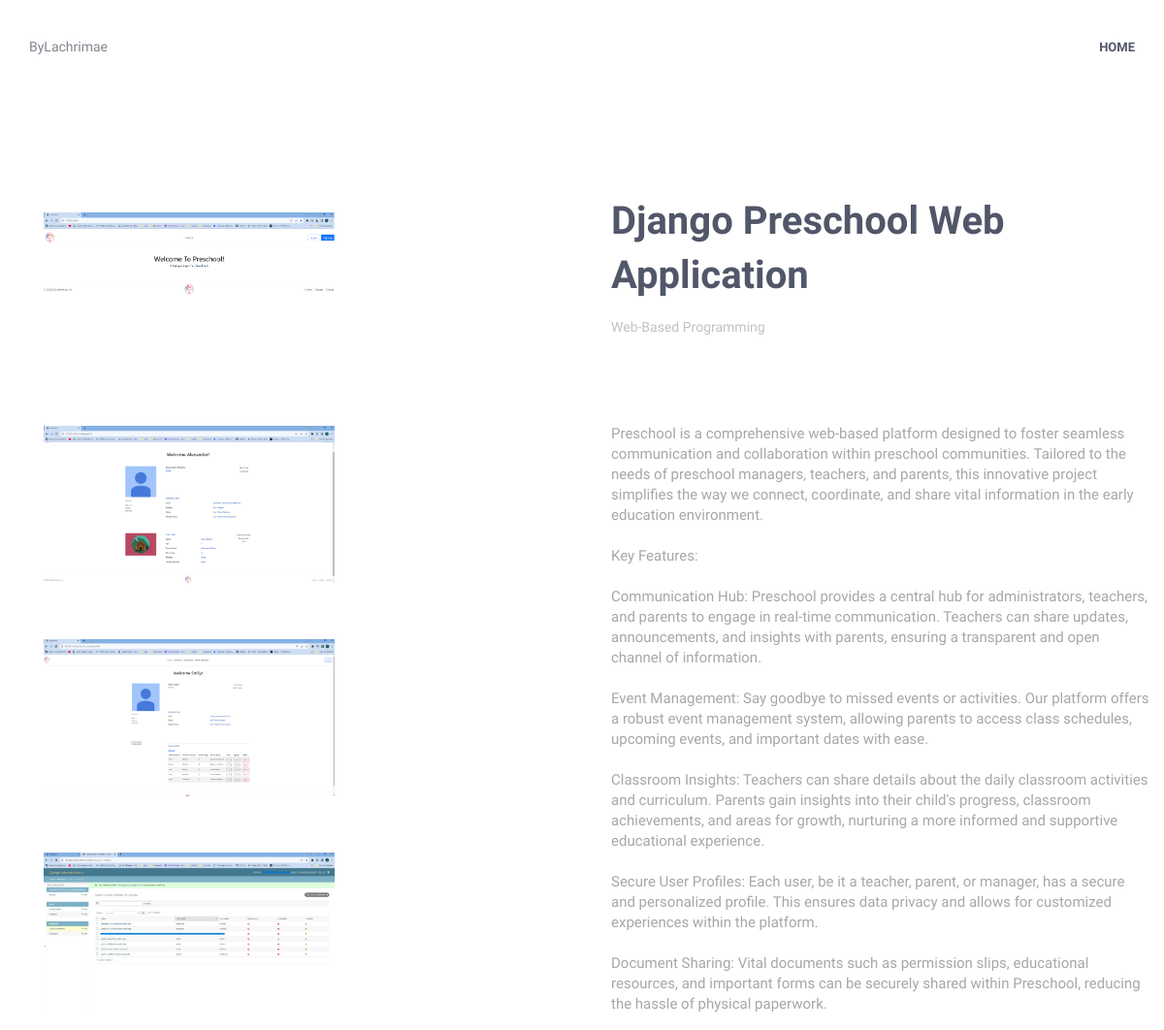
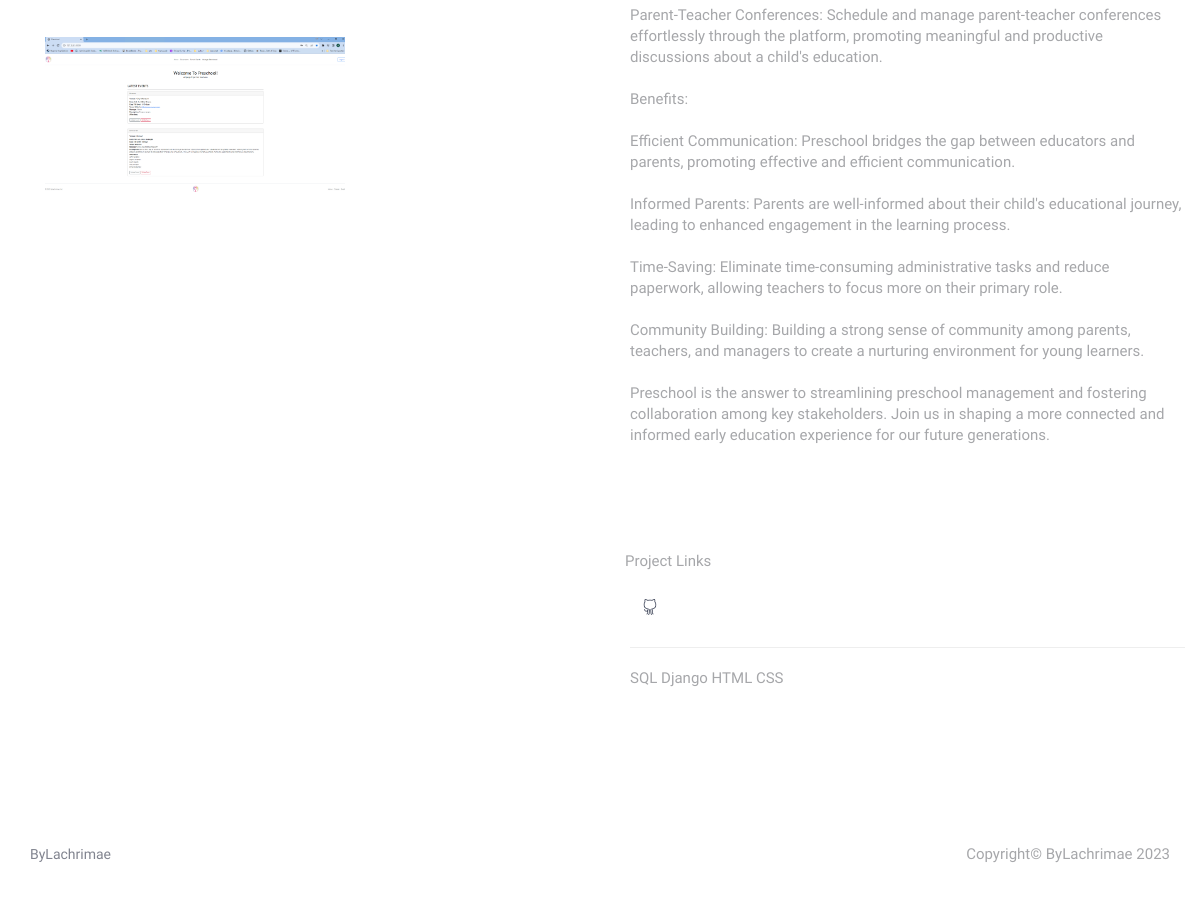
The app's page /project/3 with its own data (2 pictures, top to bottom).
### website/models.py (models this page shows, shortened)
class Project(models.Model):
    title = models.CharField(max_length=250,default='Title')
    title_turkish = models.CharField(max_length=250,default='Turkish Title')
    project_content = models.TextField(blank=True)
    project_content_turkish = models.TextField(blank=True)
    image = models.ImageField(upload_to="uploads/", height_field=None, width_field=None, max_length=None,default=True)
    image2 = models.ImageField(upload_to="uploads/", height_field=None, width_field=None, max_length=None,null=True,blank=True)
    image3 = models.ImageField(upload_to="uploads/", height_field=None, width_field=None, max_length=None,null=True,blank=True)
    image4 = models.ImageField(upload_to="uploads/", height_field=None, width_field=None, max_length=None,null=True,blank=True)
    image5 = models.ImageField(upload_to="uploads/", height_field=None, width_field=None, max_length=None,null=True,blank=True)
    category = models.ForeignKey(Category,on_delete=models.CASCADE)
    programming_languages = models.CharField(max_length=255,default="SQL")
    project_link = models.CharField(max_length=255,null=True,blank=True)
    project_githublink = models.CharField(max_length=255,null=True,blank=True)
    project_playstorelink = models.CharField(max_length=255,null=True,blank=True)

class Category(models.Model):
    title = models.CharField(max_length=150,default='Title')
    title_turkish = models.CharField(max_length=150,default='Turkish Title')
    description = models.TextField(blank=True)
    description_turkish = models.TextField(blank=True)
    created_at = models.DateTimeField(default=timezone.now)
    def __str__(self):
        return self.title

### website/views.py (the view)
# urls.py: path('project/<int:course_id>',views.project,name='project'),
def project(request,course_id):
    project = get_object_or_404(models.Project,pk=course_id)
    languages_used = project.programming_languages.split(',')
    return render(request,'project.html',{'project':project,'languages_used':languages_used})

### templates/project.html (shortened to what this page needs)
{% extends "layout.html" %}
{% load static %}
{% load i18n %}
{% block navbar %}
    <header class="header navbar-fixed-top">
        <nav class="navbar" role="navigation">
            <div class="container">
                <div class="menu-container js_nav-item">
                    <div class="logo" >
                        <a class="logo-wrap" href="{% url 'index'%}">
                            ByLachrimae
                        </a>
                    </div>
                </div>
                <div class="collapse navbar-collapse nav-collapse">
                    <div class="menu-container">
                        <ul class="nav navbar-nav navbar-nav-right">
                            <li class="js_nav-item nav-item"><a class="nav-item-child nav-item-hover" href="{% url 'index'%}">{% trans "Home" %}</a></li>
                        </ul>
                    </div>
                </div>
            </div>
        </nav>
    </header>
{% endblock navbar %}
{% block content %}
<div id="project" class="container content-lg" style="margin-top: 100px;">
    <div class="container">
        <div class="row">
            <div class="col-sm-6 sm-margin-b-60">
                {% if project.image.url %}
                    <div class="image-box">
                        <a href="{{project.image.url}}" class="shadowed-image">
                            <img class="shadowed-image" style="height: 200px;width: 300px;object-fit: contain;" src="{{project.image.url}}" alt="Project image">
                        </a>
                    </div>
                {% endif %}
                {% if project.image2.url %}
                    <div class="image-box" style="margin-top: 20px;">
                        <a href="{{project.image2.url}}" class="shadowed-image">
                            <img class="shadowed-image" style="height: 200px;width: 300px;object-fit: contain;" src="{{project.image2.url}}" alt="Project image">
                        </a>
                    </div>
                {% endif %}
                {% if project.image3.url %}
                    <div class="image-box" style="margin-top: 20px;">
                        <a href="{{project.image3.url}}" class="shadowed-image">
                            <img class="shadowed-image" style="height: 200px;width: 300px;object-fit: contain;" src="{{project.image3.url}}" alt="Project image">
                        </a>
                    </div>
                {% endif %}
                {% if project.image4.url %}
                    <div class="image-box" style="margin-top: 20px;">
                        <a href="{{project.image4.url}}" class="shadowed-image">
                            <img class="shadowed-image" style="height: 200px;width: 300px;object-fit: contain;" src="{{project.image4.url}}" alt="Project image">
                        </a>
                    </div>
                {% endif %}
                {% if project.image5.url %}
                    <div class="image-box" style="margin-top: 20px;">
                        <a href="{{project.image5.url}}" class="shadowed-image">
                            <img class="shadowed-image" style="height: 200px;width: 300px;object-fit: contain;" src="{{project.image5.url}}" alt="Project image">
                        </a>
                    </div>
                {% endif %}
            </div>
            <div class="col-sm-6 sm-margin-b-60">
                {% if current_language == 'en' %}
                    <h1>{{project.title}}</h1>
                    <div class="category-box" style="margin-bottom: 50px;">
                        <span>{{ project.category }}</span>
                    </div>
                    <div style="max-width: 100%;white-space: pre-wrap; word-wrap: break-word; margin-bottom:50px">
                        <p>{{project.project_content}}</p>
                    </div>
                    <div>
                        <ul class="list-inline">
                            <p>Project Links</p>
                            {% if project.project_githublink %}
                                <li><a href="{{project.project_githublink}}" class="social-icons" target="_blank"><i class="icon-social-github"></i></a></li>
                            {% endif %}
                        </ul>
                        <hr>
                    </div>
                {% endif %}
                <div>
                    <p>
                        {% for language in languages_used %}
                            {{ language }}
                        {% endfor %}
                    </p>
                </div>
            </div>
        </div>
    </div>
</div>
{% endblock content %}

### records on screen
Project: image (picture), image2 (picture), image3 (picture), image4 (picture), image5 (picture), title "Django Preschool Web Application", category "Web-Based Programming", project_content "Preschool is a comprehensive web-based platform designed to foster seamless communication and collaboration within preschool communities. Tailored to the needs of preschool managers, teachers, and parents, this innovative project simplifies the way we connect, coordinate, and share vital information in the early education environment. Key Features: Communication Hub: Preschool provides a central hub for administrators, teachers, and parents to engage in real-time communication. Teachers can share updates, announcements, and insights with parents, ensuring a transparent and open channel of information. Event Management: Say goodbye to missed events or activities. Our platform offers a robust…"

### other values on screen
{{ language }} "SQL" "Django" "HTML" "CSS"
